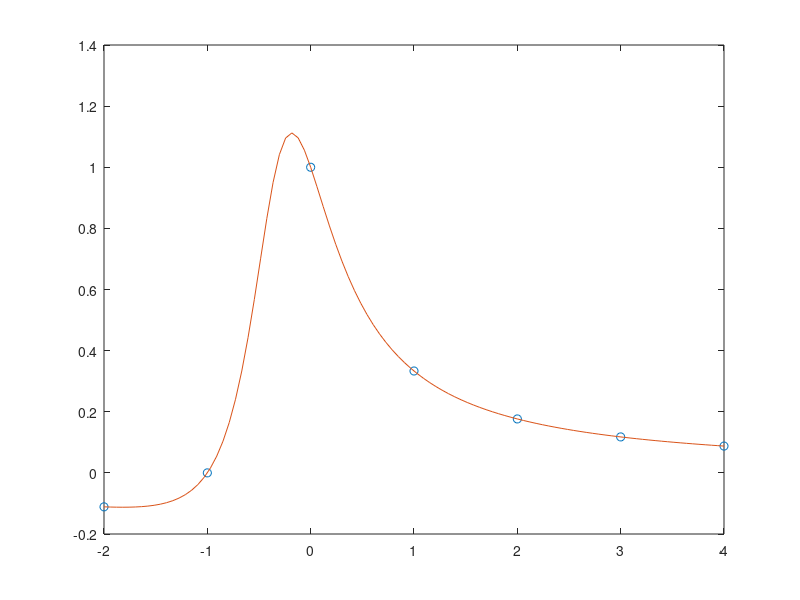

MATLAB code to generate this figure: (Note: this script raises an error after producing the figure.)
xi = -2:4;
fi = (xi + 1)./(3*xi.^2+2*xi+1);
x = linspace(-2,4);

f =(x+1)./(3*x.^2+2*x+1);
plot(xi, fi, 'o', x, f)

d = divideddiff(xi, fi);
hold on

plot(x, newton_int(xi, d, x))


dfi = (-3*xi.^2-6*xi-1)./((3*xi.^2+2*xi+1).^2);
[zi, d2] = divideddiff2(xi, fi, dfi);
plot(x, newton_int(zi, d2, x))


s = spline(xi, fi, x);
plot(x, s)
